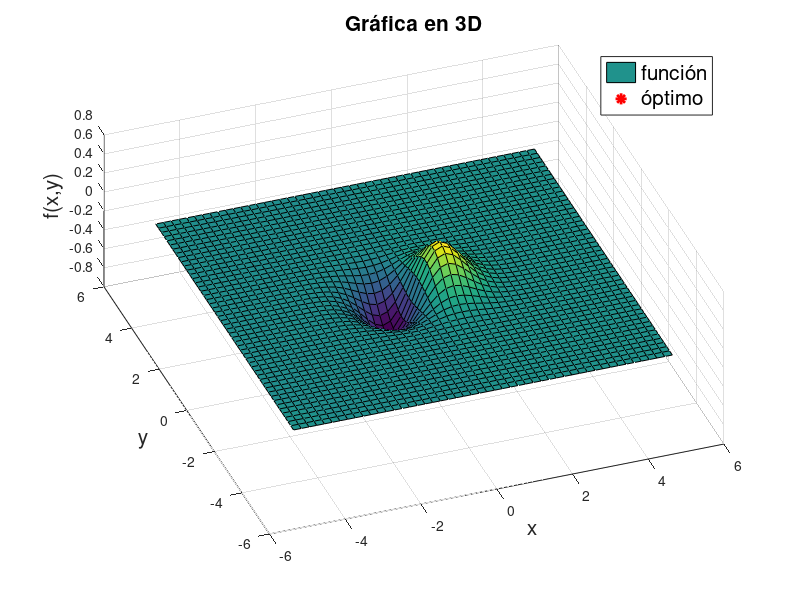
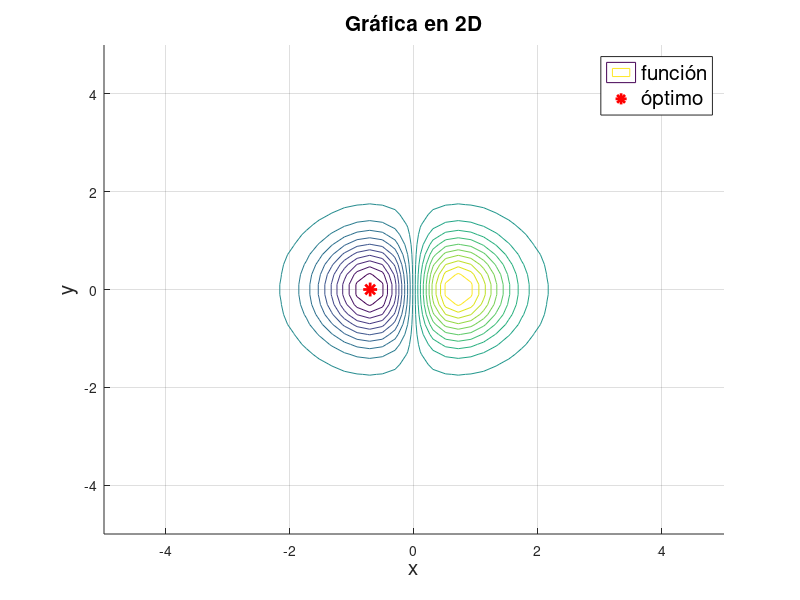

Recreate these plots in MATLAB, in order.
clear
close all
clc
%preguntar al profe si está bien que grafique asi
 f = @(x,y) x.*exp(-x.^2-y.^2); % funcion objetivo
 fpx=@(x,y) exp(-x.^2-y.^2)-2*exp(-x.^2-y.^2)*x.^2;%derivada parcial con respecto de x
 fpy=@(x,y) (-2*exp(-x.^2-y.^2))*(x*y);%derivada parcial con respecto de y
%f = @(x,y) (x-2).^2+(y-2).^2; % funcion objetivo


x_lim = linspace(-5,5,50); % límites para eje x, -5 es inferior, 5 es superior, con 50 puntos
y_lim = linspace(-5,5,50); % límites para eje y, -5 es inferior, 5 es superior, con 50 puntos
[x,y] = meshgrid(x_lim,y_lim); % creamos una rejilla de puntos (x,y) para crear el plot


x0=[-1 -1]';%posicion inicial
h=0.1;%parametro de ajuste
xi=x0;
for i=1:1:500
    gradiente=[fpx(x0(1,1),x0(2,1)),fpy(x0(1,1), x0(2,1))]';%vector de derivadas parciales
    xi =xi-h*(gradiente); % evaluación de cada elemento en la rejilla para crear su valor en el eje z
    x0=xi;
end
z=f(x,y);


figure
hold on
grid on

surf(x,y,z) % plot de la rejilla en 3D
plot3(x0(1,1),x0(2,1),f(x0(1,1),x0(2,1)),'r*','LineWidth',2,'MarkerSize',10) % plot del minimo encontrado
%la solucion se plotea en las coordenadas que resulten de la iteracion en
%el vector x0
legend({'función','óptimo'},'FontSize',15)

title('Gráfica en 3D','FontSize',15)
xlabel('x','FontSize',15)
ylabel('y','FontSize',15)
zlabel('f(x,y)','FontSize',15)
view([-20,60]) % estos valores definen la vista 3D del plot

figure
hold on
grid on

contour(x,y,z,20) % plot de la rejilla en 2D
plot(x0(1,1),x0(2,1),'r*','LineWidth',2,'MarkerSize',10) % % plot del minimo encontrado
%la solucion se plotea en las coordenadas que resulten de la iteracion en
%el vector x0 pero ahora en 2D
legend({'función','óptimo'},'FontSize',15)

title('Gráfica en 2D','FontSize',15)
xlabel('x','FontSize',15)
ylabel('y','FontSize',15)